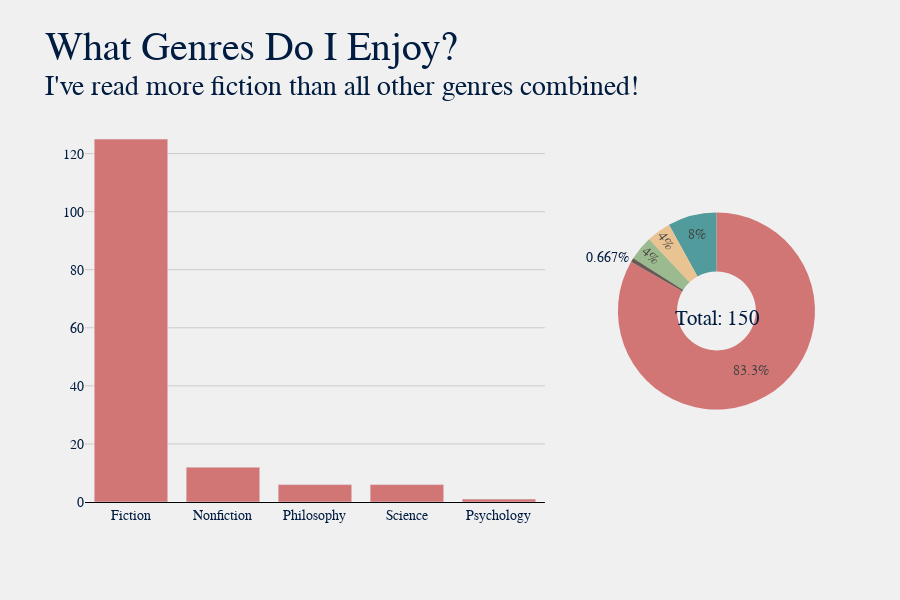

Notebook cell for this chart:
### Markdown cell above
### Basic Statistics - What do I read the most of?

### Code cell
title = "What Genres Do I Enjoy?"
sub = f"I've read more fiction than all other genres combined!"
plot.gen_bar_pie_graph(df, 'Genre', title, sub, color="#d27575")

### Figure 1 — Plotly figure (JSON) as saved in the notebook; plotly's stock layout.template omitted (floating-point values rounded to 4 significant figures; data arrays with more than 128 entries replaced by an {"elided": "..."} marker saying what was removed)
{"data": [{"hovertemplate": "<b>%{x}</b>: %{y}", "marker": {"color": "#d27575"}, "name": "", "type": "bar", "x": ["Fiction", "Nonfiction", "Philosophy", "Science", "Psychology"], "xaxis": "x", "y": [125, 12, 6, 6, 1], "yaxis": "y"}, {"domain": {"x": [0.73, 1], "y": [0, 1]}, "hole": 0.4, "hovertemplate": "<b>%{label}</b>: %{value}", "labels": ["Fiction", "Nonfiction", "Philosophy", "Science", "Psychology"], "marker": {"colors": {"elided": "750 str values"}}, "name": "", "type": "pie", "values": [125, 12, 6, 6, 1]}], "layout": {"annotations": [{"ax": 0, "ay": 0, "font": {"size": 30}, "text": "<sup>Total: 150", "x": 0.866, "xref": "paper", "y": 0.48, "yref": "paper"}], "barmode": "group", "font": {"color": "#001c40", "family": "Baskerville", "size": 14}, "height": 600, "hoverlabel": {"font": {"size": 16}}, "margin": {"b": 45, "l": 85, "r": 85, "t": 120}, "paper_bgcolor": "#f0f0f0", "plot_bgcolor": "#f0f0f0", "showlegend": false, "title": {"font": {"color": "#001c40", "family": "Baskerville, Bold", "size": 40}, "text": "What Genres Do I Enjoy?<br><sup>I've read more fiction than all other genres combined!"}, "xaxis": {"anchor": "y", "domain": [0, 0.63], "gridcolor": "#cbcbcb", "linecolor": "black", "showgrid": false, "showline": true, "title": {}, "zerolinewidth": 1}, "yaxis": {"anchor": "x", "domain": [0, 1], "gridcolor": "#cbcbcb", "linecolor": "black", "showgrid": true, "showline": false, "showticklabels": true, "title": {}, "zerolinewidth": 1}, "yaxis2": {"gridcolor": "#cbcbcb", "linecolor": "black", "showgrid": true, "showline": false, "showticklabels": true, "zerolinewidth": 1}}}
